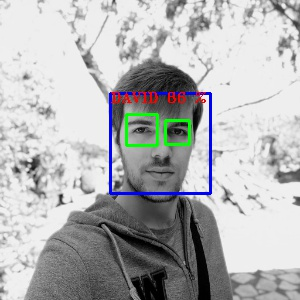
#> input picture presentation/images/david.jpeg, 300 x 300 px, given in place of david.jpg, which was not available
$ jupyter execute --allow-errors computer_vision.ipynb   (shell and % lines are left out)   (text cells are left out)
#> lines starting #> are read from the running program, lines starting #| are printed output that depends on the picture; after the words box and inside, x2 and y2 are one past the last pixel; in counts of white or black regions, pixels touching at a corner belong together; pictures that were not available may be replaced by others from this repository, and a replacement may not be noted
[cell 1]
import cv2
import matplotlib.pyplot as plt
import numpy as np
import random

[cell 2]
print(cv2.getBuildInformation())

[cell 3]
img = cv2.imread('david.jpg', cv2.IMREAD_COLOR)
#> img is the input picture: shape (300, 300, 3); mean B, G, R 180.3, 179.4, 178.4

[cell 4]
cv2.namedWindow("david", cv2.WINDOW_NORMAL)
cv2.imshow('david', img)
cv2.resizeWindow("david", 1200, 600);
cv2.waitKey(0)
cv2.destroyAllWindows()

[cell 5]
plt.figure(figsize=(16, 16))
plt.imshow(cv2.cvtColor(img, cv2.COLOR_BGR2RGB), interpolation='bicubic')
plt.xticks([])
plt.yticks([])
plt.axvline(img.shape[1] / 2, c='r', linewidth=4)
plt.show()
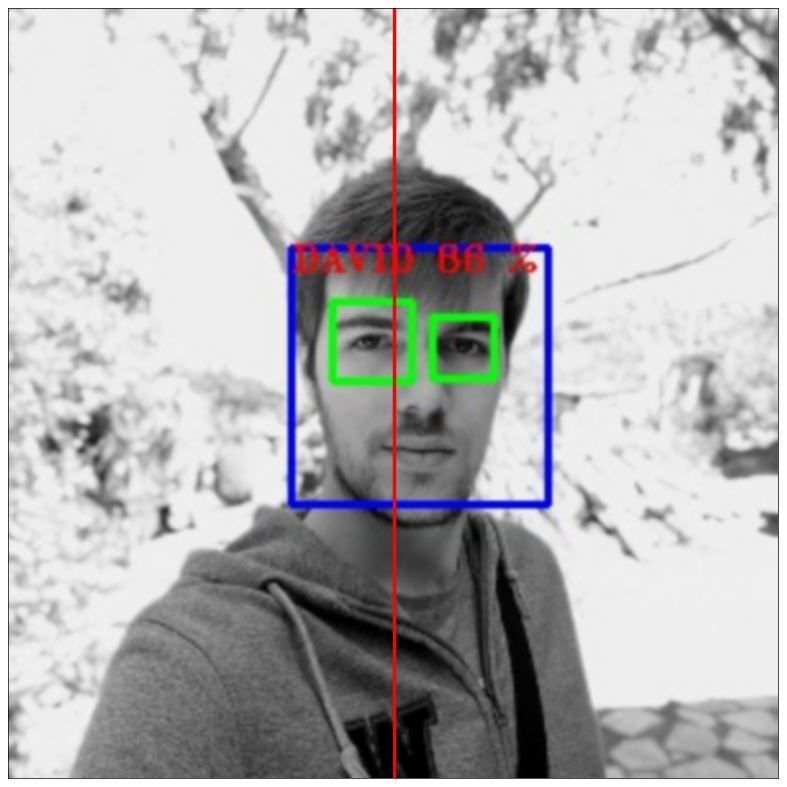
#> figure drawn by matplotlib, 1 panel

[cell 6]
cv2.imwrite('david_weird.png', img);

[cell 7]
cap = cv2.VideoCapture(0)

while True:
    ret, frame = cap.read()
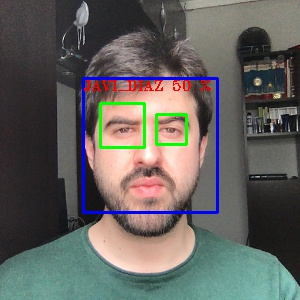
#> input picture presentation/images/javi_diaz.jpeg, 300 x 300 px, given in place of the camera
#> frame is the input picture: shape (300, 300, 3); mean B, G, R 94.5, 97.8, 99.5
    gray = cv2.cvtColor(frame, cv2.COLOR_BGR2GRAY)
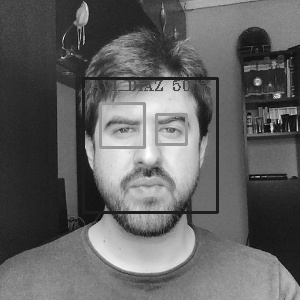
#> gray: shape (300, 300); min 4, max 254, mean 97.9
    cv2.imshow('my_webcam_gray', gray)
    cv2.imshow('my_webcam_original', frame)
    if cv2.waitKey(1) & 0xFF == ord('q'):
#> (key q is pressed here)
        break

cap.release()
cv2.destroyAllWindows()

[cell 8]
img = cv2.imread('david.jpg', cv2.IMREAD_COLOR)

HEIGHT = img.shape[0]
#> HEIGHT = 300
WIDTH = img.shape[1]
#> WIDTH = 300

cv2.line(img,
         (WIDTH // 2, 0),
         (WIDTH // 2, HEIGHT),
         (255, 255, 255),
         15)

# cv2.line(img,
#          (0, HEIGHT // 2),
#          (WIDTH, HEIGHT // 2),
#          (255, 255, 255),
#          15)

# cv2.line(img,
#          (0, 0),
#          (WIDTH, HEIGHT),
#          (255, 0, 0),
#          15)

# cv2.circle(img,(WIDTH // 2, HEIGHT // 2), 512, (0, 0, 255), 10)

pts = np.array([[100,100],[100,2000],[3000,2000],[3000,100]])
cv2.polylines(img, [pts], True, (0,255,255), 10)
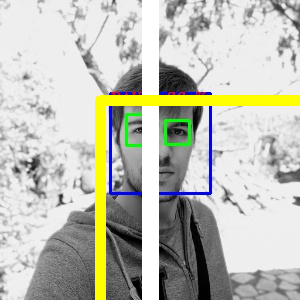
#> img: shape (300, 300, 3); mean B, G, R 180.7, 192.2, 191

cv2.namedWindow("david_line", cv2.WINDOW_NORMAL)
cv2.imshow('david_line', img)
cv2.resizeWindow("david_line", 600, 600);
cv2.waitKey(0)
cv2.destroyAllWindows()

[cell 9]
img = cv2.imread('./cristina.jpg', cv2.IMREAD_COLOR)
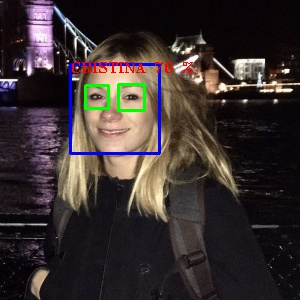
#> input picture presentation/images/cristina.png, 300 x 300 px, given in place of cristina.jpg, which was not available
#> img is the input picture: shape (300, 300, 3); mean B, G, R 48.3, 49, 58.6

[cell 10]
print(img.shape)
print(img.size)
print(img.dtype)

[cell 11]
type(img)

[cell 12]
px = img[100, 100]
#> px = [139, 145, 186]

[cell 13]
px
#> Out = [139, 145, 186]

[cell 14]
img[100, 100] = [255, 255, 255]
#> img: shape (300, 300, 3); under 0.01% of pixels changed, all inside (x1, y1, x2, y2) = (100, 100, 101, 101)

[cell 15]
square_size = 500
HEIGHT = img.shape[0]
WIDTH = img.shape[1]

# with constant pixel value
img[100:1000, 100:1000] = [255, 255, 255]
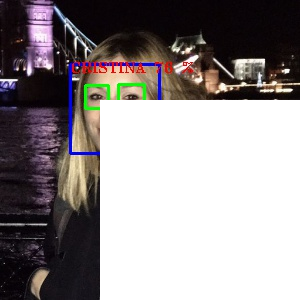
#> img: shape (300, 300, 3); mean B, G, R 141.3, 140.7, 146.8

# with different regions of image (size must be consistent)
#> (the rest of this cell did not finish here and is left out)

[cell 16]
cv2.namedWindow("image_modified", cv2.WINDOW_NORMAL)
cv2.imshow('image_modified', img)
cv2.resizeWindow("image_modified", 600, 600);
cv2.waitKey(0)
cv2.destroyAllWindows()

[cell 17]
img1 = cv2.imread('./david.jpg', cv2.IMREAD_COLOR)
img2 = cv2.imread('./cristina.jpg', cv2.IMREAD_COLOR)
img2_resized = cv2.resize(img2, img1.shape[:2][::-1], interpolation=cv2.INTER_AREA)

[cell 18]
cv2.namedWindow("images_added", cv2.WINDOW_NORMAL)
cv2.imshow('images_added', img1 + img2_resized)
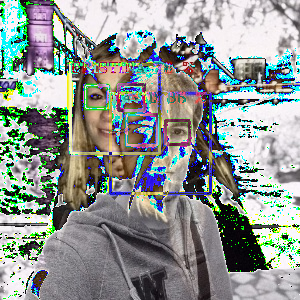
#> window 'images_added': shape (300, 300, 3); mean B, G, R 147, 150.1, 142.7
cv2.resizeWindow("images_added", 600, 600);
cv2.waitKey(0)
cv2.destroyAllWindows()

[cell 19]
cv2.namedWindow("images_added", cv2.WINDOW_NORMAL)
cv2.imshow('images_added', cv2.add(img1, img2_resized))
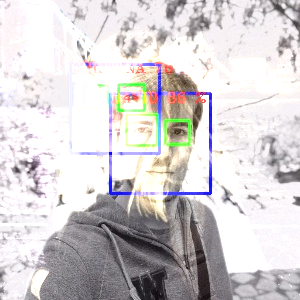
#> window 'images_added': shape (300, 300, 3); mean B, G, R 209.5, 208.1, 212.2
cv2.resizeWindow("images_added", 600, 600);
cv2.waitKey(0)
cv2.destroyAllWindows()

[cell 20]
cv2.namedWindow("images_added", cv2.WINDOW_NORMAL)
cv2.imshow('images_added', cv2.addWeighted(img1, .5, img2_resized, .5, 0))
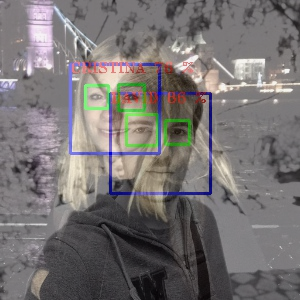
#> window 'images_added': shape (300, 300, 3); mean B, G, R 114.3, 114.2, 118.5
cv2.resizeWindow("images_added", 600, 600);
cv2.waitKey(0)
cv2.destroyAllWindows()

[cell 21]
img1 = cv2.imread('./david.jpg', cv2.IMREAD_COLOR)
cv2.namedWindow("david", cv2.WINDOW_NORMAL)
cv2.imshow('david', img1)
cv2.resizeWindow("david", 600, 600);
cv2.waitKey(0)
cv2.destroyAllWindows()

[cell 22]
img1_resized = cv2.resize(img1, (4608 // 3, 2592 // 3), interpolation=cv2.INTER_AREA)
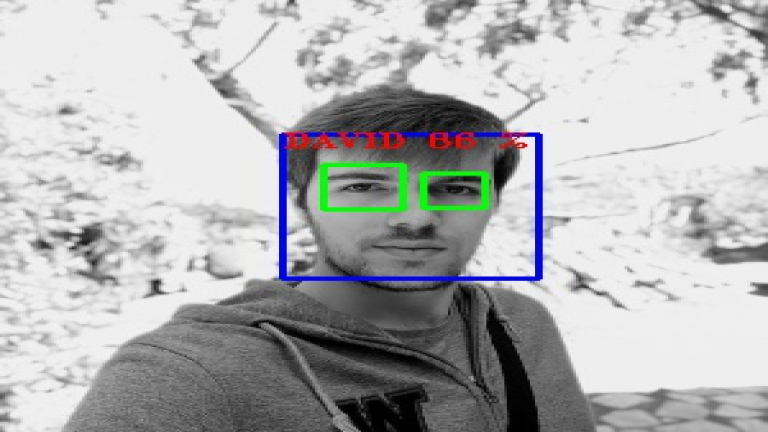
#> img1_resized: shape (864, 1536, 3) (shown at 1/2 size); mean B, G, R 180.2, 179.3, 178.4
cv2.namedWindow("david_resized", cv2.WINDOW_NORMAL)
cv2.imshow('david_resized', img1_resized)
cv2.resizeWindow("david_resized", 600, 600);
cv2.waitKey(0)
cv2.destroyAllWindows()
